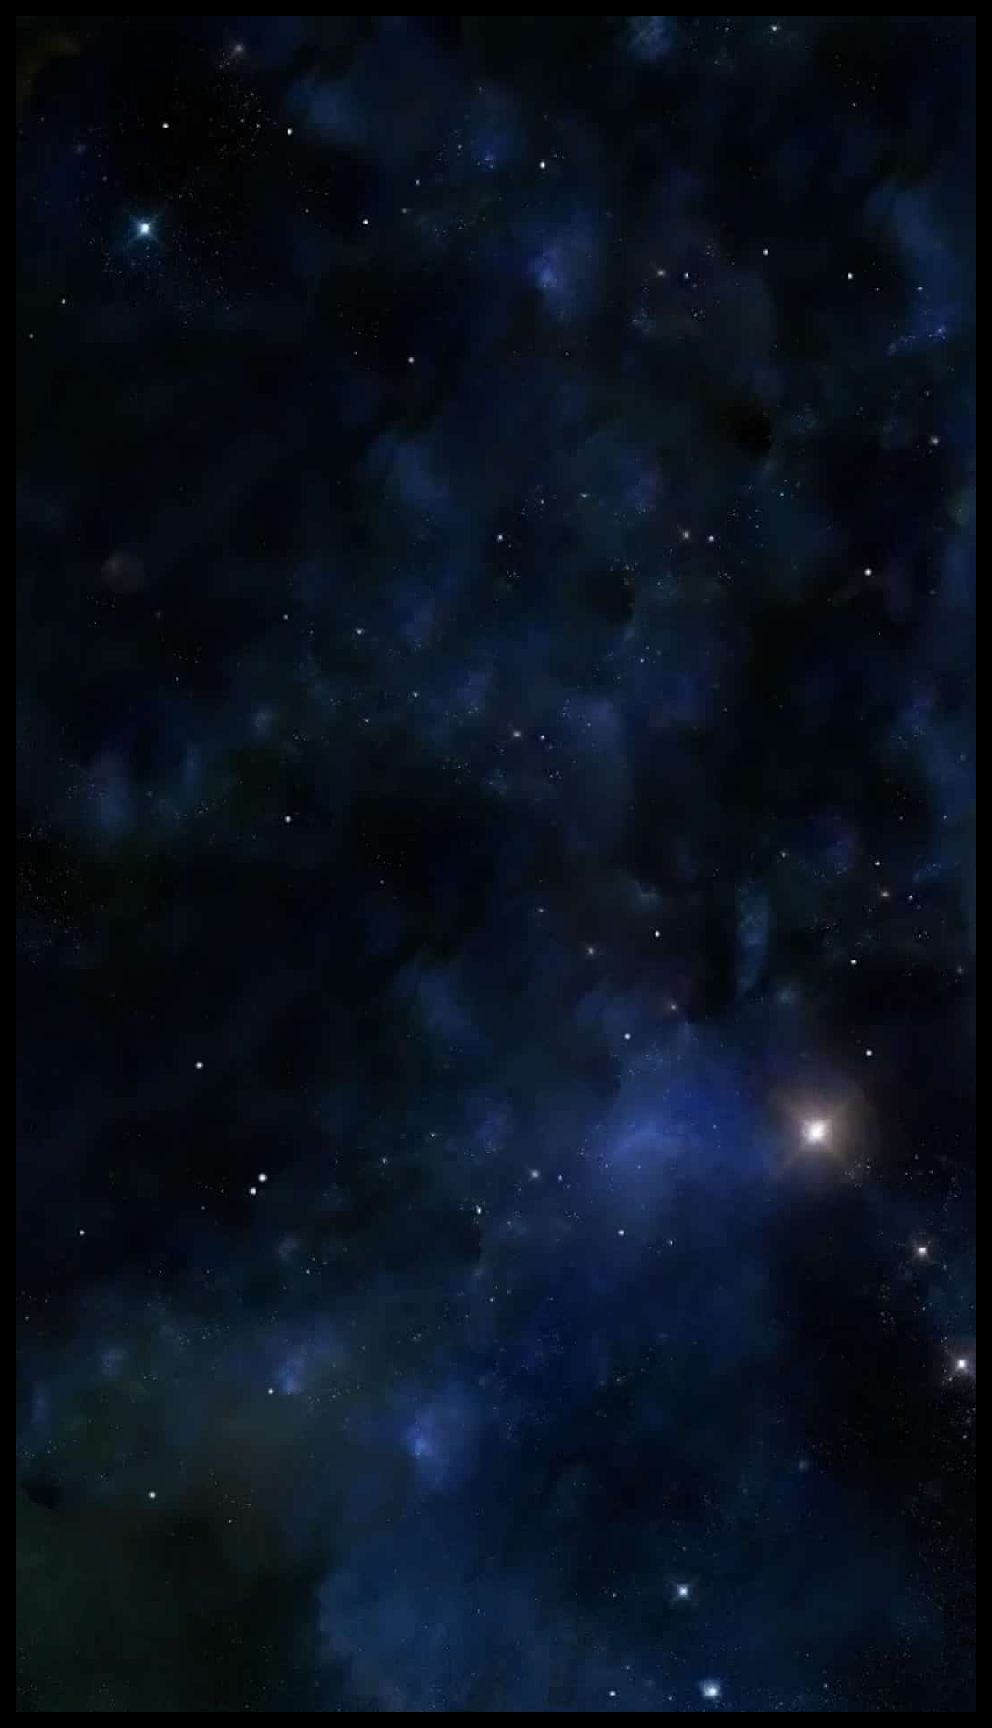

A 2D game scene composited from a Tiled map and its tileset images. What follows is a short description and the map's XML, with each tile layer's data collapsed to a summary:
An orthogonal 62x108 tile map with 16x16 px tiles, 1 tile layer (Background) and 4 objects.

<map version="1.2" tiledversion="1.3.0" orientation="orthogonal" renderorder="right-up" compressionlevel="0" width="62" height="108" tilewidth="16" tileheight="16" infinite="0" nextlayerid="4" nextobjectid="8">
 <tileset firstgid="1" source="Background_Unlimited.tsx" />
 <layer id="2" name="Background" width="62" height="108">
  <data>[6696 cells, 6360 non-empty, 6360 distinct tile ids]</data>
 </layer>
 <objectgroup id="3" name="wall-object">
  <object id="4" x="0" y="16" width="16" height="1696" />
  <object id="5" x="976" y="16" width="16" height="1696" />
  <object id="6" x="0" y="0" width="992" height="16" />
  <object id="7" x="0" y="1712" width="992" height="16" />
 </objectgroup>
</map>